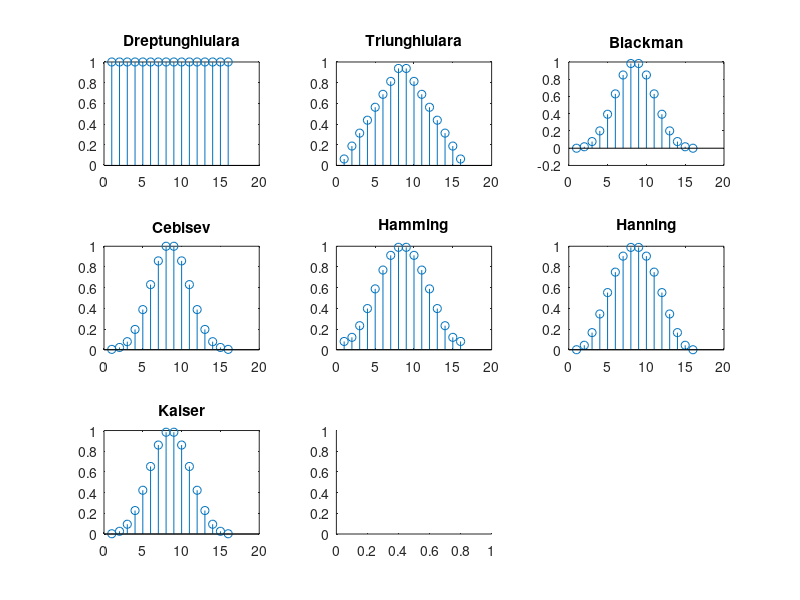

Write the MATLAB code that produced this figure. (Note: this script raises an error after producing the figure.)
clc ;
clear all ;
close all ;
  

% a)

M = 16;

figure( 'Name', 'ex1 Sub a.' )

subplot( 3, 3, 1 ) 
f = boxcar( M ) ;
stem( f ) ;
title( 'Dreptunghiulara' ) ;

subplot( 3, 3, 2 ) 
f = triang( M ) ;
stem( f ) ;
title( 'Triunghiulara' ) ;

subplot( 3, 3, 3 )
f = blackman( M ) ;
stem( f ) ;
title( 'Blackman' ) ;

subplot( 3, 3, 4 )
f = chebwin( M, 95 ) ;
stem( f ) ;
title( 'Cebisev' ) ;

subplot( 3, 3, 5 )
f = hamming( M ) ;
stem( f ) ;
title( 'Hamming' ) ;

subplot( 3, 3, 6 )
f = hanning( M ) ;
stem( f ) ;
title( 'Hanning' ) ;

subplot( 3, 3, 7 ) 
f = kaiser( M, 8) ;
stem( f ) ;
title( 'Kaiser' ) ;

subplot( 3, 3, 8 )
f = lanczos( M, 2 ) ; 
stem( f ) ;
title( 'Lanczos' ) ;

subplot( 3, 3, 9 ) 
f = tukeywin( M, 0.60 ) ;
stem( f ) ;
title( 'Tuckey' ) ;

% b)

figure( 'Name', 'ex1 Sub b.' )
subplot( 3, 3, 1 )
f = boxcar( M ) ;
f = f / sum( f ) ;                                     % normare
[ F, omega ] = freqz( f ) ;                            % calcul raspuns in frecventa 
plot( omega, 20 * log10( abs( F ) ) );
title( 'Dreptunghiulara' ) ;

subplot( 3, 3, 2 )
f = triang( M ) ;
f = f / sum( f ) ;                                     % normare
[ F, omega ] = freqz( f ) ;                            % calcul raspuns in frecventa 
plot( omega, 20 * log10( abs( F ) ) );
title( 'Triunghiulara' ) ;

subplot( 3, 3, 3 )
f = blackman( M ) ;
f = f / sum( f ) ;                                     % normare
[ F, omega ] = freqz( f ) ;                            % calcul raspuns in frecventa 
plot( omega, 20 * log10( abs( F ) ) );
title( 'Blackman' ) ;

subplot( 3, 3, 4 )
f = chebwin( M ) ;
f = f / sum( f ) ;                                     % normare
[ F, omega ] = freqz( f ) ;                            % calcul raspuns in frecventa 
plot( omega, 20 * log10( abs( F ) ) );
title( 'Cebisev' ) ;

subplot( 3, 3, 5 )
f = hamming( M ) ;
f = f / sum( f ) ;                                     % normare
[ F, omega ] = freqz( f ) ;                            % calcul raspuns in frecventa 
plot( omega, 20 * log10( abs( F ) ) );
title( 'Hamming' ) ;

subplot( 3, 3, 6 )
f = hanning( M ) ;
f = f / sum( f ) ;                                     % normare
[ F, omega ] = freqz( f ) ;                            % calcul raspuns in frecventa 
plot( omega, 20 * log10( abs( F ) ) );
title( 'Hanning' ) ;

subplot( 3, 3, 7 )
f = kaiser( M ) ;
f = f / sum( f ) ;                                     % normare
[ F, omega ] = freqz( f ) ;                            % calcul raspuns in frecventa 
plot( omega, 20 * log10( abs( F ) ) );
title( 'Kaiser' ) ;

subplot( 3, 3, 8 )
f = lanczos( M, 2 ) ;
f = f / sum( f ) ;                                     % normare
[ F, omega ] = freqz( f ) ;                            % calcul raspuns in frecventa 
plot( omega, 20 * log10( abs( F ) ) );
title( 'Lanczos' ) ;

subplot( 3, 3, 9 )
f = tukeywin( M ) ;
f = f / sum( f ) ;                                     % normare
[ F, omega ] = freqz( f ) ;                            % calcul raspuns in frecventa 
plot( omega, 20 * log10( abs( F ) ) );
title( 'Tuckey' ) ;

% c)
% 